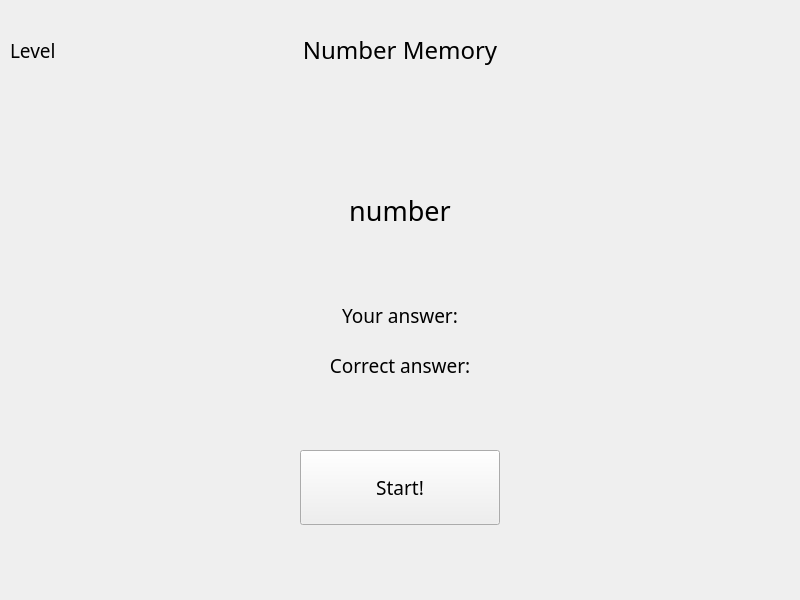
<?xml version="1.0" encoding="UTF-8"?>
<ui version="4.0">
 <class>NumberMem</class>
 <widget class="QWidget" name="NumberMem">
  <property name="geometry">
   <rect>
    <x>0</x>
    <y>0</y>
    <width>800</width>
    <height>600</height>
   </rect>
  </property>
  <property name="minimumSize">
   <size>
    <width>800</width>
    <height>600</height>
   </size>
  </property>
  <property name="maximumSize">
   <size>
    <width>800</width>
    <height>600</height>
   </size>
  </property>
  <property name="windowTitle">
   <string>Form</string>
  </property>
  <widget class="QPushButton" name="button_Start">
   <property name="geometry">
    <rect>
     <x>300</x>
     <y>450</y>
     <width>200</width>
     <height>75</height>
    </rect>
   </property>
   <property name="minimumSize">
    <size>
     <width>200</width>
     <height>75</height>
    </size>
   </property>
   <property name="maximumSize">
    <size>
     <width>200</width>
     <height>75</height>
    </size>
   </property>
   <property name="font">
    <font>
     <family>Franklin Gothic Demi Cond</family>
     <pointsize>14</pointsize>
    </font>
   </property>
   <property name="text">
    <string>Start!</string>
   </property>
  </widget>
  <widget class="QLabel" name="label">
   <property name="geometry">
    <rect>
     <x>0</x>
     <y>0</y>
     <width>800</width>
     <height>100</height>
    </rect>
   </property>
   <property name="minimumSize">
    <size>
     <width>800</width>
     <height>100</height>
    </size>
   </property>
   <property name="maximumSize">
    <size>
     <width>800</width>
     <height>100</height>
    </size>
   </property>
   <property name="font">
    <font>
     <family>Franklin Gothic Demi Cond</family>
     <pointsize>18</pointsize>
     <bold>false</bold>
    </font>
   </property>
   <property name="text">
    <string>Number Memory</string>
   </property>
   <property name="alignment">
    <set>Qt::AlignCenter</set>
   </property>
  </widget>
  <widget class="QLabel" name="label_Numbers">
   <property name="geometry">
    <rect>
     <x>0</x>
     <y>170</y>
     <width>800</width>
     <height>80</height>
    </rect>
   </property>
   <property name="minimumSize">
    <size>
     <width>800</width>
     <height>80</height>
    </size>
   </property>
   <property name="maximumSize">
    <size>
     <width>800</width>
     <height>80</height>
    </size>
   </property>
   <property name="font">
    <font>
     <family>Franklin Gothic Medium</family>
     <pointsize>20</pointsize>
    </font>
   </property>
   <property name="text">
    <string>number</string>
   </property>
   <property name="alignment">
    <set>Qt::AlignCenter</set>
   </property>
  </widget>
  <widget class="QLabel" name="label_Level">
   <property name="geometry">
    <rect>
     <x>10</x>
     <y>0</y>
     <width>175</width>
     <height>100</height>
    </rect>
   </property>
   <property name="minimumSize">
    <size>
     <width>175</width>
     <height>100</height>
    </size>
   </property>
   <property name="maximumSize">
    <size>
     <width>175</width>
     <height>100</height>
    </size>
   </property>
   <property name="font">
    <font>
     <family>Franklin Gothic Demi</family>
     <pointsize>14</pointsize>
    </font>
   </property>
   <property name="text">
    <string>Level</string>
   </property>
  </widget>
  <widget class="QLabel" name="label_your_ans">
   <property name="geometry">
    <rect>
     <x>0</x>
     <y>300</y>
     <width>800</width>
     <height>30</height>
    </rect>
   </property>
   <property name="minimumSize">
    <size>
     <width>800</width>
     <height>30</height>
    </size>
   </property>
   <property name="maximumSize">
    <size>
     <width>800</width>
     <height>30</height>
    </size>
   </property>
   <property name="font">
    <font>
     <family>Franklin Gothic Book</family>
     <pointsize>14</pointsize>
    </font>
   </property>
   <property name="text">
    <string>Your answer:</string>
   </property>
   <property name="alignment">
    <set>Qt::AlignCenter</set>
   </property>
  </widget>
  <widget class="QLabel" name="label_correct_ans">
   <property name="geometry">
    <rect>
     <x>0</x>
     <y>350</y>
     <width>800</width>
     <height>30</height>
    </rect>
   </property>
   <property name="minimumSize">
    <size>
     <width>800</width>
     <height>30</height>
    </size>
   </property>
   <property name="maximumSize">
    <size>
     <width>800</width>
     <height>30</height>
    </size>
   </property>
   <property name="font">
    <font>
     <family>Franklin Gothic Book</family>
     <pointsize>14</pointsize>
    </font>
   </property>
   <property name="text">
    <string>Correct answer:</string>
   </property>
   <property name="alignment">
    <set>Qt::AlignCenter</set>
   </property>
  </widget>
 </widget>
 <resources/>
 <connections/>
</ui>
